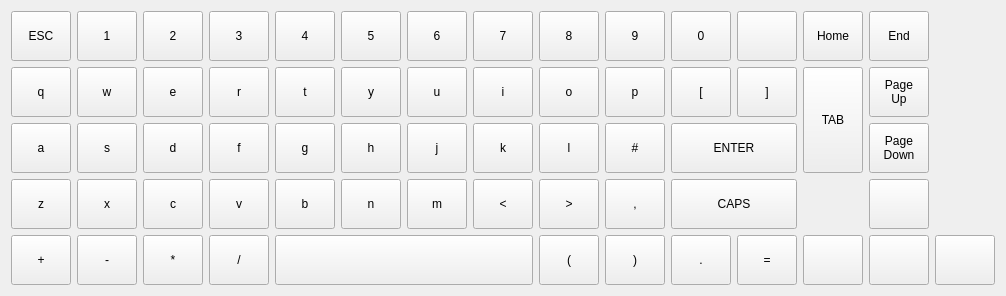
<?xml version="1.0" encoding="UTF-8"?>
<ui version="4.0">
 <class>Form</class>
 <widget class="QWidget" name="Form">
  <property name="geometry">
   <rect>
    <x>0</x>
    <y>0</y>
    <width>1006</width>
    <height>296</height>
   </rect>
  </property>
  <property name="windowTitle">
   <string>Form</string>
  </property>
  <layout class="QHBoxLayout" name="horizontalLayout_2">
   <item>
    <layout class="QVBoxLayout" name="verticalLayout">
     <property name="topMargin">
      <number>0</number>
     </property>
     <property name="bottomMargin">
      <number>0</number>
     </property>
     <item>
      <layout class="QGridLayout" name="gridLayout">
       <item row="2" column="13" colspan="2">
        <widget class="QPushButton" name="enter_key">
         <property name="minimumSize">
          <size>
           <width>92</width>
           <height>50</height>
          </size>
         </property>
         <property name="focusPolicy">
          <enum>Qt::NoFocus</enum>
         </property>
         <property name="text">
          <string>ENTER</string>
         </property>
         <property name="iconSize">
          <size>
           <width>24</width>
           <height>24</height>
          </size>
         </property>
        </widget>
       </item>
       <item row="0" column="0">
        <widget class="QPushButton" name="esc_key">
         <property name="minimumSize">
          <size>
           <width>60</width>
           <height>50</height>
          </size>
         </property>
         <property name="focusPolicy">
          <enum>Qt::NoFocus</enum>
         </property>
         <property name="text">
          <string>ESC</string>
         </property>
         <property name="iconSize">
          <size>
           <width>24</width>
           <height>24</height>
          </size>
         </property>
        </widget>
       </item>
       <item row="0" column="14">
        <widget class="QPushButton" name="backspace_key">
         <property name="minimumSize">
          <size>
           <width>60</width>
           <height>50</height>
          </size>
         </property>
         <property name="focusPolicy">
          <enum>Qt::NoFocus</enum>
         </property>
         <property name="text">
          <string/>
         </property>
         <property name="icon">
          <iconset>
           <normaloff>:/images/backspace-white-24dp.svg</normaloff>:/images/backspace-white-24dp.svg</iconset>
         </property>
         <property name="iconSize">
          <size>
           <width>24</width>
           <height>24</height>
          </size>
         </property>
        </widget>
       </item>
       <item row="0" column="13">
        <widget class="QPushButton" name="pushButton_171">
         <property name="minimumSize">
          <size>
           <width>60</width>
           <height>50</height>
          </size>
         </property>
         <property name="focusPolicy">
          <enum>Qt::NoFocus</enum>
         </property>
         <property name="text">
          <string>0</string>
         </property>
         <attribute name="buttonGroup">
          <string notr="true">buttonGroup</string>
         </attribute>
        </widget>
       </item>
       <item row="0" column="7">
        <widget class="QPushButton" name="pushButton_167">
         <property name="minimumSize">
          <size>
           <width>60</width>
           <height>50</height>
          </size>
         </property>
         <property name="focusPolicy">
          <enum>Qt::NoFocus</enum>
         </property>
         <property name="text">
          <string>6</string>
         </property>
         <attribute name="buttonGroup">
          <string notr="true">buttonGroup</string>
         </attribute>
        </widget>
       </item>
       <item row="0" column="8">
        <widget class="QPushButton" name="pushButton_168">
         <property name="minimumSize">
          <size>
           <width>60</width>
           <height>50</height>
          </size>
         </property>
         <property name="focusPolicy">
          <enum>Qt::NoFocus</enum>
         </property>
         <property name="text">
          <string>7</string>
         </property>
         <attribute name="buttonGroup">
          <string notr="true">buttonGroup</string>
         </attribute>
        </widget>
       </item>
       <item row="0" column="11">
        <widget class="QPushButton" name="pushButton_170">
         <property name="minimumSize">
          <size>
           <width>60</width>
           <height>50</height>
          </size>
         </property>
         <property name="focusPolicy">
          <enum>Qt::NoFocus</enum>
         </property>
         <property name="text">
          <string>9</string>
         </property>
         <attribute name="buttonGroup">
          <string notr="true">buttonGroup</string>
         </attribute>
        </widget>
       </item>
       <item row="0" column="3">
        <widget class="QPushButton" name="pushButton_163">
         <property name="minimumSize">
          <size>
           <width>60</width>
           <height>50</height>
          </size>
         </property>
         <property name="focusPolicy">
          <enum>Qt::NoFocus</enum>
         </property>
         <property name="text">
          <string>2</string>
         </property>
         <attribute name="buttonGroup">
          <string notr="true">buttonGroup</string>
         </attribute>
        </widget>
       </item>
       <item row="5" column="3">
        <widget class="QPushButton" name="pushButton_119">
         <property name="minimumSize">
          <size>
           <width>60</width>
           <height>50</height>
          </size>
         </property>
         <property name="focusPolicy">
          <enum>Qt::NoFocus</enum>
         </property>
         <property name="text">
          <string>*</string>
         </property>
         <attribute name="buttonGroup">
          <string notr="true">buttonGroup</string>
         </attribute>
        </widget>
       </item>
       <item row="5" column="1">
        <widget class="QPushButton" name="pushButton_83">
         <property name="minimumSize">
          <size>
           <width>60</width>
           <height>50</height>
          </size>
         </property>
         <property name="focusPolicy">
          <enum>Qt::NoFocus</enum>
         </property>
         <property name="text">
          <string>-</string>
         </property>
         <attribute name="buttonGroup">
          <string notr="true">buttonGroup</string>
         </attribute>
        </widget>
       </item>
       <item row="0" column="6">
        <widget class="QPushButton" name="pushButton_166">
         <property name="minimumSize">
          <size>
           <width>60</width>
           <height>50</height>
          </size>
         </property>
         <property name="focusPolicy">
          <enum>Qt::NoFocus</enum>
         </property>
         <property name="text">
          <string>5</string>
         </property>
         <attribute name="buttonGroup">
          <string notr="true">buttonGroup</string>
         </attribute>
        </widget>
       </item>
       <item row="0" column="5">
        <widget class="QPushButton" name="pushButton_165">
         <property name="minimumSize">
          <size>
           <width>60</width>
           <height>50</height>
          </size>
         </property>
         <property name="focusPolicy">
          <enum>Qt::NoFocus</enum>
         </property>
         <property name="text">
          <string>4</string>
         </property>
         <attribute name="buttonGroup">
          <string notr="true">buttonGroup</string>
         </attribute>
        </widget>
       </item>
       <item row="0" column="9">
        <widget class="QPushButton" name="pushButton_169">
         <property name="minimumSize">
          <size>
           <width>60</width>
           <height>50</height>
          </size>
         </property>
         <property name="focusPolicy">
          <enum>Qt::NoFocus</enum>
         </property>
         <property name="text">
          <string>8</string>
         </property>
         <attribute name="buttonGroup">
          <string notr="true">buttonGroup</string>
         </attribute>
        </widget>
       </item>
       <item row="0" column="4">
        <widget class="QPushButton" name="pushButton_164">
         <property name="minimumSize">
          <size>
           <width>60</width>
           <height>50</height>
          </size>
         </property>
         <property name="focusPolicy">
          <enum>Qt::NoFocus</enum>
         </property>
         <property name="text">
          <string>3</string>
         </property>
         <attribute name="buttonGroup">
          <string notr="true">buttonGroup</string>
         </attribute>
        </widget>
       </item>
       <item row="0" column="1">
        <widget class="QPushButton" name="pushButton_162">
         <property name="minimumSize">
          <size>
           <width>60</width>
           <height>50</height>
          </size>
         </property>
         <property name="focusPolicy">
          <enum>Qt::NoFocus</enum>
         </property>
         <property name="text">
          <string>1</string>
         </property>
         <attribute name="buttonGroup">
          <string notr="true">buttonGroup</string>
         </attribute>
        </widget>
       </item>
       <item row="5" column="0">
        <widget class="QPushButton" name="pushButton_78">
         <property name="minimumSize">
          <size>
           <width>60</width>
           <height>50</height>
          </size>
         </property>
         <property name="focusPolicy">
          <enum>Qt::NoFocus</enum>
         </property>
         <property name="text">
          <string>+</string>
         </property>
         <attribute name="buttonGroup">
          <string notr="true">buttonGroup</string>
         </attribute>
        </widget>
       </item>
       <item row="5" column="9">
        <widget class="QPushButton" name="pushButton_87">
         <property name="minimumSize">
          <size>
           <width>60</width>
           <height>50</height>
          </size>
         </property>
         <property name="focusPolicy">
          <enum>Qt::NoFocus</enum>
         </property>
         <property name="text">
          <string>(</string>
         </property>
         <attribute name="buttonGroup">
          <string notr="true">buttonGroup</string>
         </attribute>
        </widget>
       </item>
       <item row="5" column="11">
        <widget class="QPushButton" name="pushButton_102">
         <property name="minimumSize">
          <size>
           <width>60</width>
           <height>50</height>
          </size>
         </property>
         <property name="focusPolicy">
          <enum>Qt::NoFocus</enum>
         </property>
         <property name="text">
          <string>)</string>
         </property>
         <attribute name="buttonGroup">
          <string notr="true">buttonGroup</string>
         </attribute>
        </widget>
       </item>
       <item row="5" column="4">
        <widget class="QPushButton" name="pushButton_121">
         <property name="minimumSize">
          <size>
           <width>60</width>
           <height>50</height>
          </size>
         </property>
         <property name="focusPolicy">
          <enum>Qt::NoFocus</enum>
         </property>
         <property name="text">
          <string>/</string>
         </property>
         <attribute name="buttonGroup">
          <string notr="true">buttonGroup</string>
         </attribute>
        </widget>
       </item>
       <item row="4" column="17">
        <widget class="QPushButton" name="up_key">
         <property name="minimumSize">
          <size>
           <width>60</width>
           <height>50</height>
          </size>
         </property>
         <property name="focusPolicy">
          <enum>Qt::NoFocus</enum>
         </property>
         <property name="text">
          <string/>
         </property>
         <property name="icon">
          <iconset>
           <normaloff>:/images/keyboard_arrow_up-white-24dp.svg</normaloff>:/images/keyboard_arrow_up-white-24dp.svg</iconset>
         </property>
         <property name="iconSize">
          <size>
           <width>36</width>
           <height>36</height>
          </size>
         </property>
         <property name="shortcut">
          <string/>
         </property>
        </widget>
       </item>
       <item row="5" column="15">
        <widget class="QPushButton" name="left_key">
         <property name="minimumSize">
          <size>
           <width>60</width>
           <height>50</height>
          </size>
         </property>
         <property name="focusPolicy">
          <enum>Qt::NoFocus</enum>
         </property>
         <property name="text">
          <string/>
         </property>
         <property name="icon">
          <iconset>
           <normaloff>:/images/keyboard_arrow_left-white-24dp.svg</normaloff>:/images/keyboard_arrow_left-white-24dp.svg</iconset>
         </property>
         <property name="iconSize">
          <size>
           <width>36</width>
           <height>36</height>
          </size>
         </property>
        </widget>
       </item>
       <item row="5" column="18">
        <widget class="QPushButton" name="right_key">
         <property name="minimumSize">
          <size>
           <width>60</width>
           <height>50</height>
          </size>
         </property>
         <property name="focusPolicy">
          <enum>Qt::NoFocus</enum>
         </property>
         <property name="text">
          <string/>
         </property>
         <property name="icon">
          <iconset>
           <normaloff>:/images/keyboard_arrow_right-white-24dp.svg</normaloff>:/images/keyboard_arrow_right-white-24dp.svg</iconset>
         </property>
         <property name="iconSize">
          <size>
           <width>36</width>
           <height>36</height>
          </size>
         </property>
        </widget>
       </item>
       <item row="5" column="17">
        <widget class="QPushButton" name="down_key">
         <property name="minimumSize">
          <size>
           <width>60</width>
           <height>50</height>
          </size>
         </property>
         <property name="focusPolicy">
          <enum>Qt::NoFocus</enum>
         </property>
         <property name="text">
          <string/>
         </property>
         <property name="icon">
          <iconset>
           <normaloff>:/images/keyboard_arrow_down-white-24dp.svg</normaloff>:/images/keyboard_arrow_down-white-24dp.svg</iconset>
         </property>
         <property name="iconSize">
          <size>
           <width>36</width>
           <height>36</height>
          </size>
         </property>
        </widget>
       </item>
       <item row="2" column="0">
        <widget class="QPushButton" name="pushButton_18">
         <property name="minimumSize">
          <size>
           <width>60</width>
           <height>50</height>
          </size>
         </property>
         <property name="focusPolicy">
          <enum>Qt::NoFocus</enum>
         </property>
         <property name="text">
          <string>a</string>
         </property>
         <attribute name="buttonGroup">
          <string notr="true">buttonGroup</string>
         </attribute>
        </widget>
       </item>
       <item row="4" column="8">
        <widget class="QPushButton" name="pushButton_43">
         <property name="minimumSize">
          <size>
           <width>60</width>
           <height>50</height>
          </size>
         </property>
         <property name="focusPolicy">
          <enum>Qt::NoFocus</enum>
         </property>
         <property name="text">
          <string>&lt;</string>
         </property>
         <attribute name="buttonGroup">
          <string notr="true">buttonGroup</string>
         </attribute>
        </widget>
       </item>
       <item row="1" column="1">
        <widget class="QPushButton" name="pushButton_2">
         <property name="minimumSize">
          <size>
           <width>60</width>
           <height>50</height>
          </size>
         </property>
         <property name="focusPolicy">
          <enum>Qt::NoFocus</enum>
         </property>
         <property name="text">
          <string>w</string>
         </property>
         <attribute name="buttonGroup">
          <string notr="true">buttonGroup</string>
         </attribute>
        </widget>
       </item>
       <item row="4" column="1">
        <widget class="QPushButton" name="pushButton_49">
         <property name="minimumSize">
          <size>
           <width>60</width>
           <height>50</height>
          </size>
         </property>
         <property name="focusPolicy">
          <enum>Qt::NoFocus</enum>
         </property>
         <property name="text">
          <string>x</string>
         </property>
         <attribute name="buttonGroup">
          <string notr="true">buttonGroup</string>
         </attribute>
        </widget>
       </item>
       <item row="4" column="13" colspan="2">
        <widget class="QPushButton" name="caps_key">
         <property name="minimumSize">
          <size>
           <width>92</width>
           <height>50</height>
          </size>
         </property>
         <property name="focusPolicy">
          <enum>Qt::NoFocus</enum>
         </property>
         <property name="text">
          <string>CAPS</string>
         </property>
         <property name="checkable">
          <bool>true</bool>
         </property>
        </widget>
       </item>
       <item row="4" column="0">
        <widget class="QPushButton" name="pushButton_48">
         <property name="minimumSize">
          <size>
           <width>60</width>
           <height>50</height>
          </size>
         </property>
         <property name="focusPolicy">
          <enum>Qt::NoFocus</enum>
         </property>
         <property name="text">
          <string>z</string>
         </property>
         <attribute name="buttonGroup">
          <string notr="true">buttonGroup</string>
         </attribute>
        </widget>
       </item>
       <item row="5" column="13">
        <widget class="QPushButton" name="pushButton_79">
         <property name="minimumSize">
          <size>
           <width>60</width>
           <height>50</height>
          </size>
         </property>
         <property name="focusPolicy">
          <enum>Qt::NoFocus</enum>
         </property>
         <property name="text">
          <string>.</string>
         </property>
         <attribute name="buttonGroup">
          <string notr="true">buttonGroup</string>
         </attribute>
        </widget>
       </item>
       <item row="0" column="17">
        <widget class="QPushButton" name="end_key">
         <property name="minimumSize">
          <size>
           <width>60</width>
           <height>50</height>
          </size>
         </property>
         <property name="focusPolicy">
          <enum>Qt::NoFocus</enum>
         </property>
         <property name="text">
          <string>End</string>
         </property>
         <property name="iconSize">
          <size>
           <width>24</width>
           <height>24</height>
          </size>
         </property>
        </widget>
       </item>
       <item row="2" column="17">
        <widget class="QPushButton" name="page_down_key">
         <property name="minimumSize">
          <size>
           <width>60</width>
           <height>50</height>
          </size>
         </property>
         <property name="focusPolicy">
          <enum>Qt::NoFocus</enum>
         </property>
         <property name="text">
          <string>Page
Down</string>
         </property>
         <property name="iconSize">
          <size>
           <width>24</width>
           <height>24</height>
          </size>
         </property>
        </widget>
       </item>
       <item row="2" column="7">
        <widget class="QPushButton" name="pushButton_17">
         <property name="minimumSize">
          <size>
           <width>60</width>
           <height>50</height>
          </size>
         </property>
         <property name="focusPolicy">
          <enum>Qt::NoFocus</enum>
         </property>
         <property name="text">
          <string>j</string>
         </property>
         <attribute name="buttonGroup">
          <string notr="true">buttonGroup</string>
         </attribute>
        </widget>
       </item>
       <item row="2" column="3">
        <widget class="QPushButton" name="pushButton_14">
         <property name="minimumSize">
          <size>
           <width>60</width>
           <height>50</height>
          </size>
         </property>
         <property name="focusPolicy">
          <enum>Qt::NoFocus</enum>
         </property>
         <property name="text">
          <string>d</string>
         </property>
         <attribute name="buttonGroup">
          <string notr="true">buttonGroup</string>
         </attribute>
        </widget>
       </item>
       <item row="2" column="8">
        <widget class="QPushButton" name="pushButton_11">
         <property name="minimumSize">
          <size>
           <width>60</width>
           <height>50</height>
          </size>
         </property>
         <property name="focusPolicy">
          <enum>Qt::NoFocus</enum>
         </property>
         <property name="text">
          <string>k</string>
         </property>
         <attribute name="buttonGroup">
          <string notr="true">buttonGroup</string>
         </attribute>
        </widget>
       </item>
       <item row="1" column="14">
        <widget class="QPushButton" name="pushButton_161">
         <property name="minimumSize">
          <size>
           <width>60</width>
           <height>50</height>
          </size>
         </property>
         <property name="focusPolicy">
          <enum>Qt::NoFocus</enum>
         </property>
         <property name="text">
          <string>]</string>
         </property>
         <property name="iconSize">
          <size>
           <width>24</width>
           <height>24</height>
          </size>
         </property>
         <attribute name="buttonGroup">
          <string notr="true">buttonGroup</string>
         </attribute>
        </widget>
       </item>
       <item row="1" column="5">
        <widget class="QPushButton" name="pushButton_8">
         <property name="minimumSize">
          <size>
           <width>60</width>
           <height>50</height>
          </size>
         </property>
         <property name="focusPolicy">
          <enum>Qt::NoFocus</enum>
         </property>
         <property name="text">
          <string>t</string>
         </property>
         <attribute name="buttonGroup">
          <string notr="true">buttonGroup</string>
         </attribute>
        </widget>
       </item>
       <item row="1" column="9">
        <widget class="QPushButton" name="pushButton_10">
         <property name="minimumSize">
          <size>
           <width>60</width>
           <height>50</height>
          </size>
         </property>
         <property name="focusPolicy">
          <enum>Qt::NoFocus</enum>
         </property>
         <property name="text">
          <string>o</string>
         </property>
         <attribute name="buttonGroup">
          <string notr="true">buttonGroup</string>
         </attribute>
        </widget>
       </item>
       <item row="1" column="3">
        <widget class="QPushButton" name="pushButton_4">
         <property name="minimumSize">
          <size>
           <width>60</width>
           <height>50</height>
          </size>
         </property>
         <property name="focusPolicy">
          <enum>Qt::NoFocus</enum>
         </property>
         <property name="text">
          <string>e</string>
         </property>
         <attribute name="buttonGroup">
          <string notr="true">buttonGroup</string>
         </attribute>
        </widget>
       </item>
       <item row="2" column="9">
        <widget class="QPushButton" name="pushButton_12">
         <property name="minimumSize">
          <size>
           <width>60</width>
           <height>50</height>
          </size>
         </property>
         <property name="focusPolicy">
          <enum>Qt::NoFocus</enum>
         </property>
         <property name="text">
          <string>l</string>
         </property>
         <attribute name="buttonGroup">
          <string notr="true">buttonGroup</string>
         </attribute>
        </widget>
       </item>
       <item row="2" column="5">
        <widget class="QPushButton" name="pushButton_15">
         <property name="minimumSize">
          <size>
           <width>60</width>
           <height>50</height>
          </size>
         </property>
         <property name="focusPolicy">
          <enum>Qt::NoFocus</enum>
         </property>
         <property name="text">
          <string>g</string>
         </property>
         <attribute name="buttonGroup">
          <string notr="true">buttonGroup</string>
         </attribute>
        </widget>
       </item>
       <item row="2" column="1">
        <widget class="QPushButton" name="pushButton_19">
         <property name="minimumSize">
          <size>
           <width>60</width>
           <height>50</height>
          </size>
         </property>
         <property name="focusPolicy">
          <enum>Qt::NoFocus</enum>
         </property>
         <property name="text">
          <string>s</string>
         </property>
         <attribute name="buttonGroup">
          <string notr="true">buttonGroup</string>
         </attribute>
        </widget>
       </item>
       <item row="1" column="13">
        <widget class="QPushButton" name="pushButton_160">
         <property name="minimumSize">
          <size>
           <width>60</width>
           <height>50</height>
          </size>
         </property>
         <property name="focusPolicy">
          <enum>Qt::NoFocus</enum>
         </property>
         <property name="text">
          <string>[</string>
         </property>
         <property name="iconSize">
          <size>
           <width>24</width>
           <height>24</height>
          </size>
         </property>
         <attribute name="buttonGroup">
          <string notr="true">buttonGroup</string>
         </attribute>
        </widget>
       </item>
       <item row="2" column="6">
        <widget class="QPushButton" name="pushButton_16">
         <property name="minimumSize">
          <size>
           <width>60</width>
           <height>50</height>
          </size>
         </property>
         <property name="focusPolicy">
          <enum>Qt::NoFocus</enum>
         </property>
         <property name="text">
          <string>h</string>
         </property>
         <attribute name="buttonGroup">
          <string notr="true">buttonGroup</string>
         </attribute>
        </widget>
       </item>
       <item row="2" column="4">
        <widget class="QPushButton" name="pushButton_20">
         <property name="minimumSize">
          <size>
           <width>60</width>
           <height>50</height>
          </size>
         </property>
         <property name="focusPolicy">
          <enum>Qt::NoFocus</enum>
         </property>
         <property name="text">
          <string>f</string>
         </property>
         <attribute name="buttonGroup">
          <string notr="true">buttonGroup</string>
         </attribute>
        </widget>
       </item>
       <item row="1" column="7">
        <widget class="QPushButton" name="pushButton_6">
         <property name="minimumSize">
          <size>
           <width>60</width>
           <height>50</height>
          </size>
         </property>
         <property name="focusPolicy">
          <enum>Qt::NoFocus</enum>
         </property>
         <property name="text">
          <string>u</string>
         </property>
         <attribute name="buttonGroup">
          <string notr="true">buttonGroup</string>
         </attribute>
        </widget>
       </item>
       <item row="4" column="9">
        <widget class="QPushButton" name="pushButton_42">
         <property name="minimumSize">
          <size>
           <width>60</width>
           <height>50</height>
          </size>
         </property>
         <property name="focusPolicy">
          <enum>Qt::NoFocus</enum>
         </property>
         <property name="text">
          <string>&gt;</string>
         </property>
         <attribute name="buttonGroup">
          <string notr="true">buttonGroup</string>
         </attribute>
        </widget>
       </item>
       <item row="4" column="4">
        <widget class="QPushButton" name="pushButton_50">
         <property name="minimumSize">
          <size>
           <width>60</width>
           <height>50</height>
          </size>
         </property>
         <property name="focusPolicy">
          <enum>Qt::NoFocus</enum>
         </property>
         <property name="text">
          <string>v</string>
         </property>
         <attribute name="buttonGroup">
          <string notr="true">buttonGroup</string>
         </attribute>
        </widget>
       </item>
       <item row="1" column="11">
        <widget class="QPushButton" name="pushButton_9">
         <property name="minimumSize">
          <size>
           <width>60</width>
           <height>50</height>
          </size>
         </property>
         <property name="focusPolicy">
          <enum>Qt::NoFocus</enum>
         </property>
         <property name="text">
          <string>p</string>
         </property>
         <attribute name="buttonGroup">
          <string notr="true">buttonGroup</string>
         </attribute>
        </widget>
       </item>
       <item row="4" column="7">
        <widget class="QPushButton" name="pushButton_44">
         <property name="minimumSize">
          <size>
           <width>60</width>
           <height>50</height>
          </size>
         </property>
         <property name="focusPolicy">
          <enum>Qt::NoFocus</enum>
         </property>
         <property name="text">
          <string>m</string>
         </property>
         <attribute name="buttonGroup">
          <string notr="true">buttonGroup</string>
         </attribute>
        </widget>
       </item>
       <item row="1" column="17">
        <widget class="QPushButton" name="page_up_key">
         <property name="minimumSize">
          <size>
           <width>60</width>
           <height>50</height>
          </size>
         </property>
         <property name="focusPolicy">
          <enum>Qt::NoFocus</enum>
         </property>
         <property name="text">
          <string>Page
Up</string>
         </property>
         <property name="iconSize">
          <size>
           <width>24</width>
           <height>24</height>
          </size>
         </property>
        </widget>
       </item>
       <item row="4" column="5">
        <widget class="QPushButton" name="pushButton_47">
         <property name="minimumSize">
          <size>
           <width>60</width>
           <height>50</height>
          </size>
         </property>
         <property name="focusPolicy">
          <enum>Qt::NoFocus</enum>
         </property>
         <property name="text">
          <string>b</string>
         </property>
         <attribute name="buttonGroup">
          <string notr="true">buttonGroup</string>
         </attribute>
        </widget>
       </item>
       <item row="4" column="11">
        <widget class="QPushButton" name="pushButton_80">
         <property name="minimumSize">
          <size>
           <width>60</width>
           <height>50</height>
          </size>
         </property>
         <property name="focusPolicy">
          <enum>Qt::NoFocus</enum>
         </property>
         <property name="text">
          <string>,</string>
         </property>
         <attribute name="buttonGroup">
          <string notr="true">buttonGroup</string>
         </attribute>
        </widget>
       </item>
       <item row="1" column="6">
        <widget class="QPushButton" name="pushButton_7">
         <property name="minimumSize">
          <size>
           <width>60</width>
           <height>50</height>
          </size>
         </property>
         <property name="focusPolicy">
          <enum>Qt::NoFocus</enum>
         </property>
         <property name="text">
          <string>y</string>
         </property>
         <attribute name="buttonGroup">
          <string notr="true">buttonGroup</string>
         </attribute>
        </widget>
       </item>
       <item row="4" column="3">
        <widget class="QPushButton" name="pushButton_46">
         <property name="minimumSize">
          <size>
           <width>60</width>
           <height>50</height>
          </size>
         </property>
         <property name="focusPolicy">
          <enum>Qt::NoFocus</enum>
         </property>
         <property name="text">
          <string>c</string>
         </property>
         <attribute name="buttonGroup">
          <string notr="true">buttonGroup</string>
         </attribute>
        </widget>
       </item>
       <item row="4" column="6">
        <widget class="QPushButton" name="pushButton_45">
         <property name="minimumSize">
          <size>
           <width>60</width>
           <height>50</height>
          </size>
         </property>
         <property name="focusPolicy">
          <enum>Qt::NoFocus</enum>
         </property>
         <property name="text">
          <string>n</string>
         </property>
         <attribute name="buttonGroup">
          <string notr="true">buttonGroup</string>
         </attribute>
        </widget>
       </item>
       <item row="0" column="15">
        <widget class="QPushButton" name="home_key">
         <property name="minimumSize">
          <size>
           <width>60</width>
           <height>50</height>
          </size>
         </property>
         <property name="focusPolicy">
          <enum>Qt::NoFocus</enum>
         </property>
         <property name="text">
          <string>Home</string>
         </property>
         <property name="iconSize">
          <size>
           <width>24</width>
           <height>24</height>
          </size>
         </property>
        </widget>
       </item>
       <item row="1" column="4">
        <widget class="QPushButton" name="pushButton_3">
         <property name="minimumSize">
          <size>
           <width>60</width>
           <height>50</height>
          </size>
         </property>
         <property name="focusPolicy">
          <enum>Qt::NoFocus</enum>
         </property>
         <property name="text">
          <string>r</string>
         </property>
         <attribute name="buttonGroup">
          <string notr="true">buttonGroup</string>
         </attribute>
        </widget>
       </item>
       <item row="1" column="8">
        <widget class="QPushButton" name="pushButton_5">
         <property name="minimumSize">
          <size>
           <width>60</width>
           <height>50</height>
          </size>
         </property>
         <property name="focusPolicy">
          <enum>Qt::NoFocus</enum>
         </property>
         <property name="text">
          <string>i</string>
         </property>
         <attribute name="buttonGroup">
          <string notr="true">buttonGroup</string>
         </attribute>
        </widget>
       </item>
       <item row="1" column="0">
        <widget class="QPushButton" name="pushButton">
         <property name="minimumSize">
          <size>
           <width>60</width>
           <height>50</height>
          </size>
         </property>
         <property name="focusPolicy">
          <enum>Qt::NoFocus</enum>
         </property>
         <property name="text">
          <string>q</string>
         </property>
         <attribute name="buttonGroup">
          <string notr="true">buttonGroup</string>
         </attribute>
        </widget>
       </item>
       <item row="1" column="15" rowspan="2">
        <widget class="QPushButton" name="tab_key">
         <property name="minimumSize">
          <size>
           <width>60</width>
           <height>106</height>
          </size>
         </property>
         <property name="focusPolicy">
          <enum>Qt::NoFocus</enum>
         </property>
         <property name="text">
          <string>TAB</string>
         </property>
         <property name="iconSize">
          <size>
           <width>24</width>
           <height>24</height>
          </size>
         </property>
        </widget>
       </item>
       <item row="5" column="5" colspan="4">
        <widget class="QPushButton" name="space_key">
         <property name="minimumSize">
          <size>
           <width>92</width>
           <height>50</height>
          </size>
         </property>
         <property name="focusPolicy">
          <enum>Qt::NoFocus</enum>
         </property>
         <property name="text">
          <string/>
         </property>
        </widget>
       </item>
       <item row="5" column="14">
        <widget class="QPushButton" name="pushButton_173">
         <property name="minimumSize">
          <size>
           <width>60</width>
           <height>50</height>
          </size>
         </property>
         <property name="focusPolicy">
          <enum>Qt::NoFocus</enum>
         </property>
         <property name="text">
          <string>=</string>
         </property>
         <attribute name="buttonGroup">
          <string notr="true">buttonGroup</string>
         </attribute>
        </widget>
       </item>
       <item row="2" column="11">
        <widget class="QPushButton" name="pushButton_77">
         <property name="minimumSize">
          <size>
           <width>60</width>
           <height>50</height>
          </size>
         </property>
         <property name="focusPolicy">
          <enum>Qt::NoFocus</enum>
         </property>
         <property name="text">
          <string>#</string>
         </property>
         <attribute name="buttonGroup">
          <string notr="true">buttonGroup</string>
         </attribute>
        </widget>
       </item>
      </layout>
     </item>
    </layout>
   </item>
  </layout>
 </widget>
 <resources/>
 <connections/>
 <buttongroups>
  <buttongroup name="buttonGroup"/>
 </buttongroups>
</ui>
